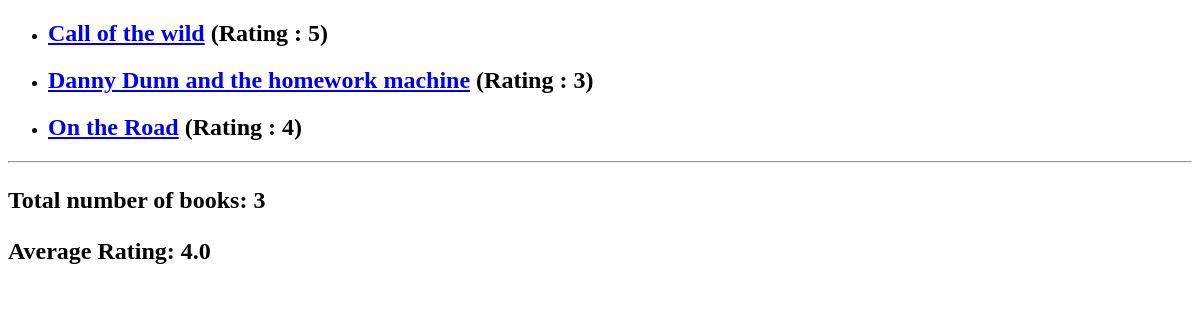
/, run on an earlier commit of the app's database.
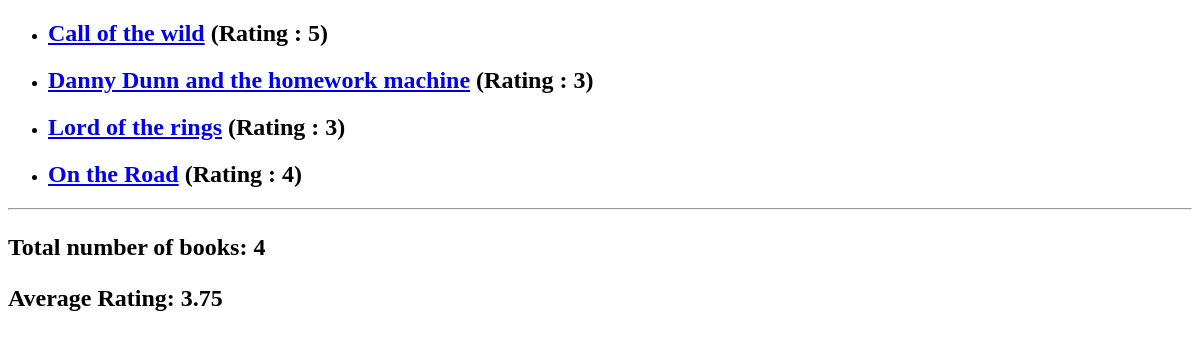
And on a later commit of the database.
### book_outlet/models.py (models this page shows, shortened)
class Book(models.Model):
    title = models.CharField(max_length=50)
    rating = models.IntegerField(
        validators=[MinValueValidator(1), MaxValueValidator(5)])
    author = models.ForeignKey(
        Author, on_delete=models.CASCADE, null=True, related_name="books")
    bestseller = models.BooleanField(False)
    slug = models.SlugField(default="", blank=True, null=False, db_index=True)
    published_countries = models.ManyToManyField(Country)
    def get_absolute_url(self):
        return reverse("book-detail", args=[self.slug])

### book_outlet/views.py (the view)
# urls.py: path("", views.index, name = "index"),
def index(request):
    books = Book.objects.all().order_by("title")
    num_books = books.count()
    avg_rating = books.aggregate(Avg("rating"))
    return render(request, "book_outlet/index.html", {
        "books": books,
        "num_books": num_books,
        "avg_rating" : avg_rating,
    })

### book_outlet/templates/book_outlet/index.html (shortened to what this page needs)
{% extends "book_outlet/base.html" %}
{% block content %}
<ul>
    {% for book in books %}
    <li>
        <h2><a href="{{ book.get_absolute_url }}">{{ book.title }}</a> (Rating : {{ book.rating }})</h2>
    </li>
    {% endfor %}
</ul>
<hr>
<h2>
    <p>Total number of books: {{ num_books}}</p>
</h2>
<h2>
    <p>Average Rating: {{ avg_rating.rating__avg }}</p>
</h2>
{% endblock %}

### book_outlet/templates/book_outlet/base.html (shortened to what this page needs)
<!DOCTYPE html>
<html lang="en">
    <head>
    </head>
    <body>
        {% block content %}
        {% endblock %}
    </body>
</html>

What changed in the data, as far as the page shows it:
added Book: title "Lord of the rings", rating "3"
Also different on the page:
{{ num_books }}: "3" → "4"
{{ avg_rating.rating__avg }}: "4.0" → "3.75"
